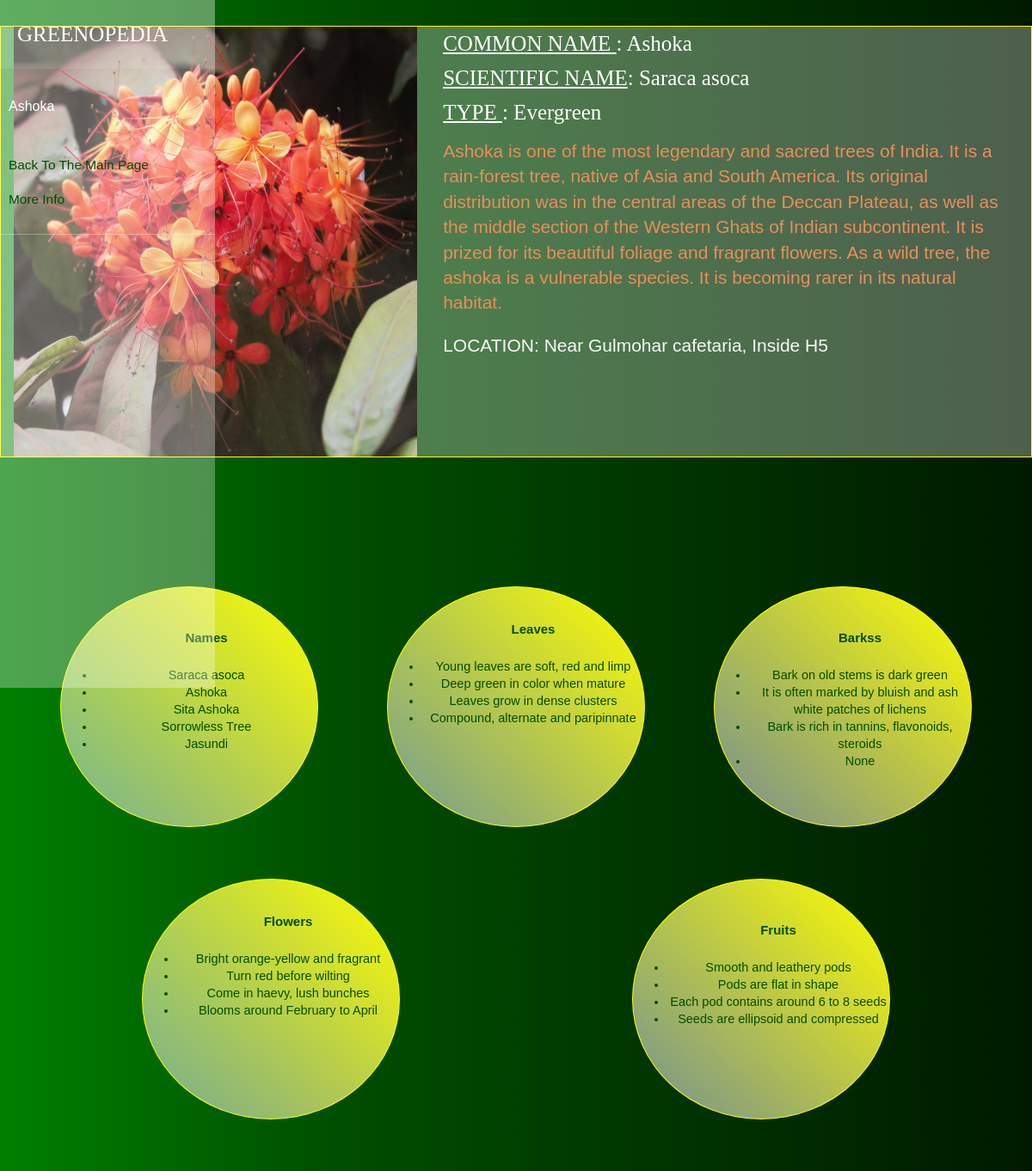
/tree/7/, run on the app's committed database.
### tree/models.py (models this page shows, shortened)
class Data(models.Model):
    id = models.IntegerField(db_column='ID', primary_key=True)
    initial = models.TextField(db_column='Initial', blank=True, null=True)
    mostcommonname = models.TextField(db_column='MostCommonName', blank=True, null=True)
    scientificname = models.TextField(db_column='ScientificName', blank=True, null=True)
    type = models.TextField(db_column='Type', blank=True, null=True)
    description = models.TextField(db_column='Description', blank=True, null=True)
    commonname1 = models.TextField(db_column='CommonName1', blank=True, null=True)
    commonname2 = models.TextField(db_column='CommonName2', blank=True, null=True)
    commonname3 = models.TextField(db_column='CommonName3', blank=True, null=True)
    commonname4 = models.TextField(db_column='CommonName4', blank=True, null=True)
    leaves1 = models.TextField(db_column='Leaves1', blank=True, null=True)
    leaves2 = models.TextField(db_column='Leaves2', blank=True, null=True)
    leaves3 = models.TextField(db_column='Leaves3', blank=True, null=True)
    leaves4 = models.TextField(db_column='Leaves4', blank=True, null=True)
    bark1 = models.TextField(db_column='Bark1', blank=True, null=True)
    bark2 = models.TextField(db_column='Bark2', blank=True, null=True)
    bark3 = models.TextField(db_column='Bark3', blank=True, null=True)
    bark4 = models.TextField(db_column='Bark4', blank=True, null=True)
    flowers1 = models.TextField(db_column='Flowers1', blank=True, null=True)
    flowers2 = models.TextField(db_column='Flowers2', blank=True, null=True)
    flowers3 = models.TextField(db_column='Flowers3', blank=True, null=True)
    flowers4 = models.TextField(db_column='Flowers4', blank=True, null=True)
    fruits1 = models.TextField(db_column='Fruits1', blank=True, null=True)
    fruits2 = models.TextField(db_column='Fruits2', blank=True, null=True)
    fruits3 = models.TextField(db_column='Fruits3', blank=True, null=True)
    fruits4 = models.TextField(db_column='Fruits4', blank=True, null=True)
    link1 = models.TextField(db_column='Link1', blank=True, null=True)
    link2 = models.TextField(db_column='Link2', blank=True, null=True)
    location = models.TextField(db_column='Location', blank=True, null=True)
    map = models.TextField(db_column='Map', blank=True, null=True)
    class Meta:
        db_table = 'Data'

### tree/views.py (the view)
# urls.py: path('<t_id>/', views.tree_detail, name='detailing'),
def tree_detail(request,t_id):
    tree = Data.objects.filter(id = t_id).first()
    image = str(tree.mostcommonname)+'.jpg'
    image = "/images/"+str(remove(image))
    return render (request,"tree_detail.html",{"tree":tree , "image":image})

### tree/views.py (called while the page is built)
def remove(string):
    return string.replace(" ", "")

### templates/tree_detail.html (shortened to what this page needs)
{% load static %}
<!doctype html>
<html lang="en">
<head>
    <link rel="stylesheet" href="https://stackpath.bootstrapcdn.com/bootstrap/4.4.1/css/bootstrap.min.css"
>
    <link rel="stylesheet" href="https://stackpath.bootstrapcdn.com/bootstrap/4.5.0/css/bootstrap.min.css"
>
    <link rel="stylesheet" href="https://maxcdn.bootstrapcdn.com/bootstrap/3.3.7/css/bootstrap.min.css">
    <link rel="stylesheet" href="{% static 'css/style2.css' %}">
    <link rel="stylesheet"
        href="https://cdnjs.cloudflare.com/ajax/libs/malihu-custom-scrollbar-plugin/3.1.5/jquery.mCustomScrollbar.min.css">
</head>
<body>
    <div class="wrapper">
        <nav id="sidebar">
            <div class="sidebar-header">
                <h3>GREENOPEDIA</h3>
            </div>
            <ul class="list-unstyled components">
                <p>{{tree.mostcommonname}}</p>
                <li>
                    <a href="/tree/">Back To The Main Page</a>
                </li>
                <li>
                    <a href="#about">More Info</a>
                </li>
            </ul>
        </nav>
        <div id="content">
            <button type="button" id="sidebarCollapse" class="btn btn-info navbar-btn">
            </button>
        </div>
    </div>
    <div class="wrapper">
        <div class="container-fluid back myhead mt-5 mb-5">
            <div class="row featurette  ">
                <div class="col-md-7 order-md-2">
                    <h3 class="featurette-heading"><span style="text-decoration: underline;">COMMON NAME </span>:
                        {{tree.mostcommonname}}</h3>
                    <h3 class="featurette-heading"><span style="text-decoration: underline;">SCIENTIFIC NAME</span>:
                        {{tree.scientificname}}</h3>
                    <h3 class="featurette-heading mb-3"><span style="text-decoration: underline;">TYPE </span>:
                        {{tree.type}}</h3>
                    <p class="lead" style="color:#E88E5A">{{tree.description}}</p>
                    <h4 class="lead"><span>LOCATION</span>: {{tree.location}}</h4>
                </div>
                <div class="col-md-5 order-md-1">
                    <img src=" /static{{image}}" class="featurette-image img-fluid mx-auto" style="height:500px">
                </div>
            </div>
        </div>
        <center>
            <div class="mb-5" style="height:30px"></div>
            <div class="container mt-5" id="about">
                <div class="row mb-5 mt-5">
                    <div class="col-6 col-md-4 mb-5 mt-5">
                        <div class="circle">
                            <div style="width:280 px">
                                <ul style="margin-top:50px;">
                                    <h4 style="color:rgb(0, 77, 0);font-weight: bold;">Names</h4>
                                    <li>{{tree.scientificname}}
                                    <li>{{tree.commonname1}}
                                    <li>{{tree.commonname2}}
                                    <li>{{tree.commonname3}}
                                    <li>{{tree.commonname4}}
                                </ul>
                            </div>
                        </div>
                    </div>
                    <div class="col-6 col-md-4 mb-5 mt-5">
                        <div class="circle">
                            <div style="width:280 px">
                                <ul style="margin-top:40px;">
                                    <h4 style="color:rgb(0, 77, 0);font-weight: bold;">Leaves</h4>
                                    <li>{{tree.leaves1}}
                                    <li>{{tree.leaves2}}
                                    <li>{{tree.leaves3}}
                                    <li>{{tree.leaves4}}
                                </ul>
                            </div>
                        </div>
                    </div>
                    <div class="col-6 col-md-4 mb-5 mt-5">
                        <div class="circle">
                            <div style="width:280 px">
                                <ul style="margin-top:50px;">
                                    <h4 style="color:rgb(0, 77, 0);font-weight: bold;">Barkss</h4>
                                    <li>{{tree.bark1}}
                                    <li>{{tree.bark2}}
                                    <li>{{tree.bark3}}
                                    <li>{{tree.bark4}}
                                </ul>
                            </div>
                        </div>
                    </div>
                </div>
                <div class="row mb-5 mt-5">
                    <div class="col-6 mb-5">
                        <div class="circle">
                            <ul style="margin-top:40px;">
                                <h4 style="color:rgb(0, 77, 0);font-weight: bold;">Flowers</h4>
                                <li>{{tree.flowers1}}
                                <li>{{tree.flowers2}}
                                <li>{{tree.flowers3}}
                                <li>{{tree.flowers4}}
                            </ul>
                        </div>
                    </div>
                    <div class="col-6 mb-5">
                        <div class="circle">
                            <ul style="margin-top:50px;">
                                <h4 style="color:rgb(0, 77, 0);font-weight: bold;">Fruits</h4>
                                <li>{{tree.fruits1}}
                                <li>{{tree.fruits2}}
                                <li>{{tree.fruits3}}
                                <li>{{tree.fruits4}}
                            </ul>
                        </div>
                    </div>
                </div>
            </div>
        </center>
    </div>
</body>
</html>

### static/css/style2.css (style rules this page uses)
body { font-family: 'Poppins', sans-serif; background: #fafafa; }
p { font-family: 'Poppins', sans-serif; font-size: 1.1em; font-weight: 300; line-height: 1.7em; color: #999; }
a, a:hover, a:focus { color: inherit; text-decoration: none; transition: all 0.3s; }
.navbar-btn { box-shadow: none; outline: none !important; border: none; }
#sidebar { width: 250px; position: fixed; top: 0; left: 0; height: 100vh; z-index: 999; background:rgba(255, 255, 255, 0.3); color: #fff; transition: all 0.3s; }
#sidebar .sidebar-header { padding: 20px; background: rgba(255, 255, 255, 0.1); }
#sidebar ul.components { padding: 20px 0; border-bottom: 1px solid rgba(255, 255, 255, 0.3); }
#sidebar ul p { color: #fff; padding: 10px; }
#sidebar ul li a { padding: 10px; font-size: 1.1em; display: block; }
#content { width: calc(100% - 250px); padding: 40px; min-height: 100vh; transition: all 0.3s; position: absolute; top: 0; right: 0; }

### templates/tree_detail.html (style rules this page uses)
body { background-image: linear-gradient(to right, rgb(0, 128, 0), rgb(0, 77, 0), rgb(0, 51, 0), rgb(0, 26, 0)); }
.back { background: rgba(255, 255, 255, 0.3); color: #14120c; }
.wrapper { width: 1200px; margin: 0 auto; }
.myhead { border: 1px solid yellow; }
h3 { color: white; font-family: 'Trocchi', serif; font-size: 25px; font-weight: normal; line-height: 40px; margin: 0; }
p { font-family: 'Raleway', sans-serif; font-size: 16px; font-weight: 500; line-height: 28px; margin: 0 0 24px; }
h4 { color: #f8f8f8; font-family: 'Raleway', sans-serif; font-size: 15px; font-weight: 500; line-height: 18px; margin: 0 0 24px; }
.circle { width: 300px; height: 280px; line-height: 20px; border-radius: 50%; font-size: 14.5px; color: #fff; text-align: center; background: rgba(255, 255, 255, 0.3); border: 1px solid yellow; transition: background-position .5s ease; background-image: linear-gradient(45deg, rgb(0, 77, 0), rgba(255, 255, 255, 0.3), yellow); background-size: 250% 100%; background-position: right bottom; transition: background-position .5s ease; }
ul { font-family: 'Inder', sans-serif; line-height: 20px; margin-bottom: 15px; color: rgb(0, 77, 0); }

### data on the page
Data: mostcommonname "Ashoka", scientificname "Saraca asoca", type "Evergreen", description "Ashoka is one of the most legendary and sacred trees of India. It is a rain-forest tree, native of Asia and South America. Its original distribution was in the central areas of the Deccan Plateau, as well as the middle section of the Western Ghats of Indian subcontinent. It is prized for its beautiful foliage and fragrant flowers. As a wild tree, the ashoka is a vulnerable species. It is becoming rarer in its natural habitat.", location "Near Gulmohar cafetaria, Inside H5", commonname1 "Ashoka", commonname2 "Sita Ashoka", commonname3 "Sorrowless Tree", commonname4 "Jasundi", leaves1 "Young leaves are soft, red and limp", leaves2 "Deep green in color when mature", leaves3 "Leaves grow in dense clusters", leaves4 "Compound, alternate and paripinnate", bark1 "Bark on old stems is dark green", bark2 "It is often marked by bluish and ash white patches of lichens", bark3 "Bark is rich in tannins, flavonoids, steroids", bark4 "None", flowers1 "Bright orange-yellow and fragrant", flowers2 "Turn red before wilting", flowers3 "Come in haevy, lush bunches", flowers4 "Blooms around February to April", fruits1 "Smooth and leathery pods", fruits2 "Pods are flat in shape", fruits3 "Each pod contains around 6 to 8 seeds", fruits4 "Seeds are ellipsoid and compressed"
